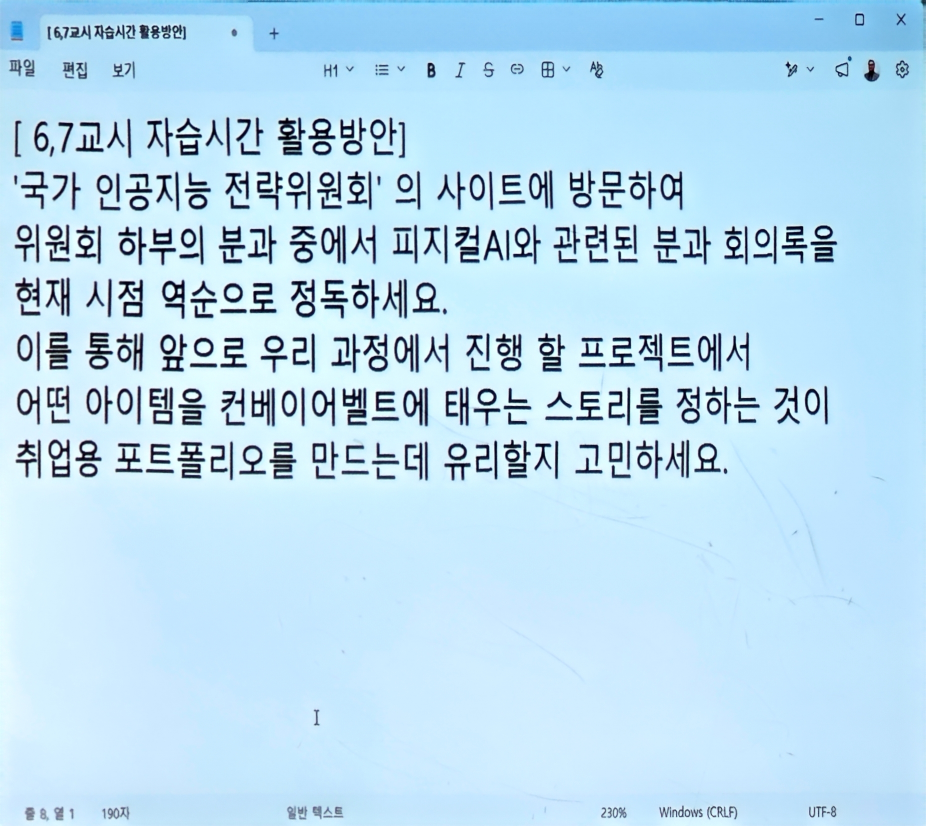
#> input picture 260630/a8.jpg, 1852 x 1652 px, found by its file name (shown at 1/2 size)
$ python 260630_day067_01_lec_Import_cv2.py
#> lines starting #> are read from the running program, lines starting #| are printed output that depends on the picture
#260630_day067_01_.py
import cv2
import numpy as np
import pytesseract

class chek:
    def ck(self,a):
        self.c = a
        cv2.imshow('n', self.c)
        cv2.waitKey(0)
        cv2.destroyAllWindows()

print(pytesseract.__version__)
print(cv2.__version__)
b = chek()
rawImg = cv2.imread(r'E:\code\learnPy\260630\a8.jpg')
#> rawImg is the input picture: shape (1652, 1852, 3); mean B, G, R 239.9, 219.9, 184.9
b.ck(rawImg)
cropImg = rawImg[333:978, 18:1686]
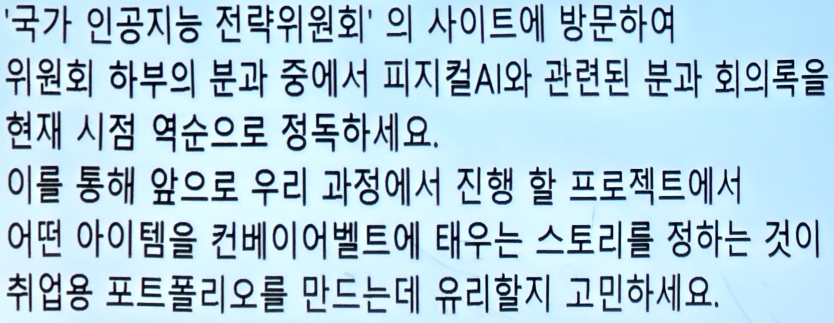
#> cropImg: shape (645, 1668, 3) (shown at 1/2 size); mean B, G, R 221.6, 207.3, 178.5
b.ck(cropImg)
sizeup = cv2.resize(cropImg, None, fx=2.5, fy=2.5, interpolation=cv2.INTER_CUBIC)
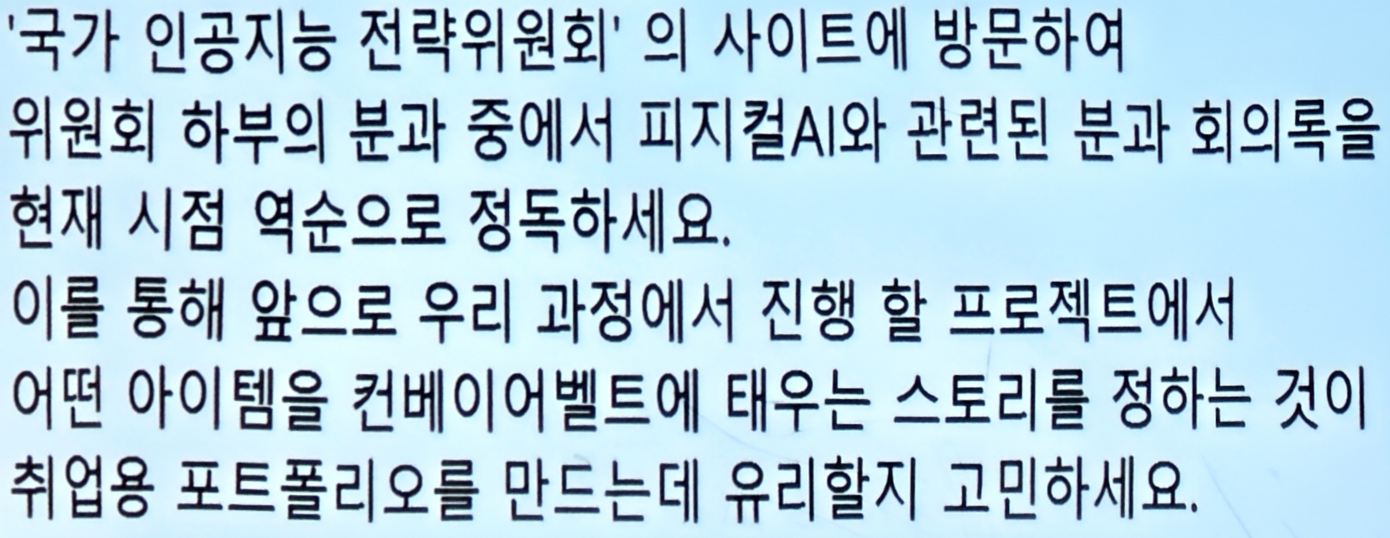
#> sizeup: shape (1612, 4170, 3) (shown at 1/3 size); mean B, G, R 221.5, 207.3, 178.5
b.ck(sizeup)
hsv = cv2.cvtColor(sizeup, cv2.COLOR_BGR2HSV)
#> hsv: shape (1612, 4170, 3); mean H, S, V 100.6, 61.8, 221.5
b.ck(hsv)
mask = cv2.inRange(hsv, (245, 245, 245), (245, 245, 245))   #(0, 0, 175), (179 , 80, 255)
#> mask: shape (1612, 4170); every value is 0
b.ck(mask)
###########################
num, labels, stats, _ = cv2.connectedComponentsWithStats(mask, 8)
#> labels: shape (1612, 4170) int32; every value is 0
#> num = 1; stats = [[0, 0, 4170, 1612, 6722040]]
clean = np.zeros_like(mask)
h, w = mask.shape
#> h = 1612; w = 4170
b.ck(clean)
#for i in range(1, num):
#    x, y, bw, bh, area = stats[i]
#
#    # 글자라고 보기엔 너무 큰 영역 제거
#    if area > w * h * 0.015:
#        continue
#
#    # 너무 작은 노이즈 제거
#    if area < 20:
#        continue
#
#    clean[labels == i] = 255

## 4. 글자 획 보정
kernel = cv2.getStructuringElement(cv2.MORPH_RECT, (2, 2))
clean = cv2.morphologyEx(hsv, cv2.MORPH_CLOSE, kernel, iterations=1)
#> clean: shape (1612, 4170, 3); mean H, S, V 100.7, 61.9, 221.6
clean = cv2.dilate(clean, kernel, iterations=1)
#> clean: shape (1612, 4170, 3); mean H, S, V 101.2, 64.5, 224.3
b.ck(clean)
ocr_img1 = cv2.bitwise_not(clean)
b.ck(ocr_img1)

padding = 20
ocr_img = cv2.copyMakeBorder(
    ocr_img1,
    padding, padding, padding, padding,
    cv2.BORDER_CONSTANT,
    value=[0, 0, 0]
)
b.ck(ocr_img)
# [8 lines of commented-out code are left out]


cv2.imwrite(r'E:\code\learnPy\260630\a7_orc_img.jpg', ocr_img)
pytesseract.pytesseract.tesseract_cmd = r'C:\Program Files\Tesseract-OCR\tesseract.exe'
custom_config = r'--psm 6'

text = pytesseract.image_to_string(ocr_img, lang='kor+eng', config=custom_config)

print(text)
# [4 lines of commented-out code are left out]
